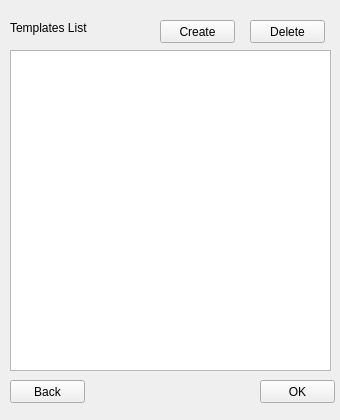
<?xml version="1.0" encoding="UTF-8"?>
<ui version="4.0">
 <class>Form</class>
 <widget class="QWidget" name="Form">
  <property name="geometry">
   <rect>
    <x>0</x>
    <y>0</y>
    <width>340</width>
    <height>420</height>
   </rect>
  </property>
  <property name="windowTitle">
   <string>Form</string>
  </property>
  <widget class="QListView" name="listView">
   <property name="geometry">
    <rect>
     <x>10</x>
     <y>50</y>
     <width>321</width>
     <height>321</height>
    </rect>
   </property>
  </widget>
  <widget class="QPushButton" name="deleteButton">
   <property name="geometry">
    <rect>
     <x>250</x>
     <y>20</y>
     <width>75</width>
     <height>23</height>
    </rect>
   </property>
   <property name="text">
    <string>Delete</string>
   </property>
  </widget>
  <widget class="QPushButton" name="createButton">
   <property name="geometry">
    <rect>
     <x>160</x>
     <y>20</y>
     <width>75</width>
     <height>23</height>
    </rect>
   </property>
   <property name="text">
    <string>Create</string>
   </property>
  </widget>
  <widget class="QPushButton" name="okButton">
   <property name="geometry">
    <rect>
     <x>260</x>
     <y>380</y>
     <width>75</width>
     <height>23</height>
    </rect>
   </property>
   <property name="text">
    <string>OK</string>
   </property>
  </widget>
  <widget class="QPushButton" name="backButton">
   <property name="geometry">
    <rect>
     <x>10</x>
     <y>380</y>
     <width>75</width>
     <height>23</height>
    </rect>
   </property>
   <property name="text">
    <string>Back</string>
   </property>
  </widget>
  <widget class="QLabel" name="label">
   <property name="geometry">
    <rect>
     <x>10</x>
     <y>20</y>
     <width>91</width>
     <height>16</height>
    </rect>
   </property>
   <property name="text">
    <string>Templates List</string>
   </property>
  </widget>
 </widget>
 <resources/>
 <connections/>
</ui>
